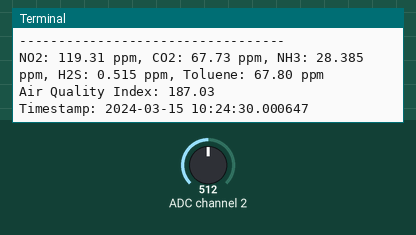
Recording of a program running on a simulated Raspberry Pi (BCM pin numbers). Parts: the last lines printed to the terminal. Inputs (shaded band) come from the test bench; at power-on: ADC channel 2 = 512 (analog values on the 0–1023 scale). The clock reads 2024-03-15 10:24:30 at power-on unless the program sets it.

Above: at 1.2 s.
1.3 s: ADC channel 2 set to 716
At 10.5 s:
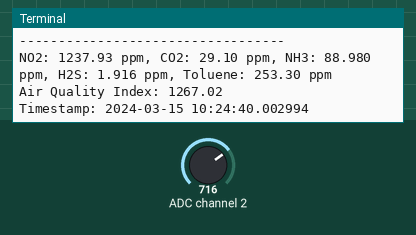
11.3 s: ADC channel 2 set to 900
At 20.6 s:
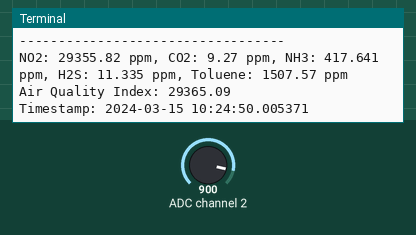

The program:

MQ135.py
```python
import sys
import math
import time
import spidev
from datetime import datetime

mq_channel = 2

spi = spidev.SpiDev()
spi.open(0, 0)
spi.max_speed_hz = 100000

# ADC에서 값을 읽는 함수
def readadc(adcnum):
    if adcnum > 7 or adcnum < 0:
        return -1
    r = spi.xfer2([1, (8 + adcnum) << 4, 0])
    data = ((r[1] & 3) << 8) + r[2]
    return data

RLOAD = 10.0
RZERO = 76.63
NO2_PARA = 0.4220682
NO2_PARB = 2.769034857
NH3_PARA = 1.8028257   # NH3 센서 계수 (예제 값)
NH3_PARB = -1.3523192  # NH3 센서 계수 (예제 값)
H2S_PARA = 0.0216549   # H2S 센서 계수 (예제 값)
H2S_PARB = -1.5547654  # H2S 센서 계수 (예제 값)
TOLUENE_PARA = 2.82  # 톨루엔 센서 계수
TOLUENE_PARB = -1.56  # 톨루엔 센서 계수

CO2_FACTOR = 1.3

def hazardous_gas():
    mq_value = readadc(mq_channel)
    volt = (mq_value / 1023.0) * 3.3  # ADC 값(0~1023)을 전압(0~3.3V)으로 변환

    res = (3.3 - volt) * RLOAD / volt  # 센서 저항값 계산
    ratio = res / RZERO  # 센서 저항 비율
    NO2 = NO2_PARA * math.pow(ratio, -NO2_PARB)  # NO2 농도 계산
    CO2 = ratio * CO2_FACTOR * 400  # CO2 농도 추정
    NH3 = NH3_PARA * math.pow(ratio, NH3_PARB)  # NH3 농도 (ppm)
    H2S = H2S_PARA * math.pow(ratio, H2S_PARB)  # H2S 농도 (ppm)
    Toluene = TOLUENE_PARA * math.pow(ratio, TOLUENE_PARB)  # 톨루엔 농도 (ppm)
    return NO2, CO2, NH3, H2S, Toluene

try:
    while True:
        gas_values = hazardous_gas()
        if gas_values:
            NO2, CO2, NH3, H2S, Toluene = gas_values
            air_quality = NO2 + CO2
            timestamp = datetime.now()

            print("----------------------------------")
            print("NO2: {:.2f} ppm, CO2: {:.2f} ppm, NH3: {:.3f} ppm, H2S: {:.3f} ppm, Toluene: {:.2f} ppm".format(NO2, CO2, NH3, H2S, Toluene))
            print("Air Quality Index: {:.2f}".format(air_quality))
            print(f'Timestamp: {timestamp}')

        time.sleep(10)

except KeyboardInterrupt:
    print("The system will be terminated!")
    sys.exit()
```

Measured:
- after the input at 1.3 s, the terminal: prints a new line after 8.7 s (image 1)
- after the input at 11.3 s, the terminal: prints a new line after 8.7 s (image 2)
